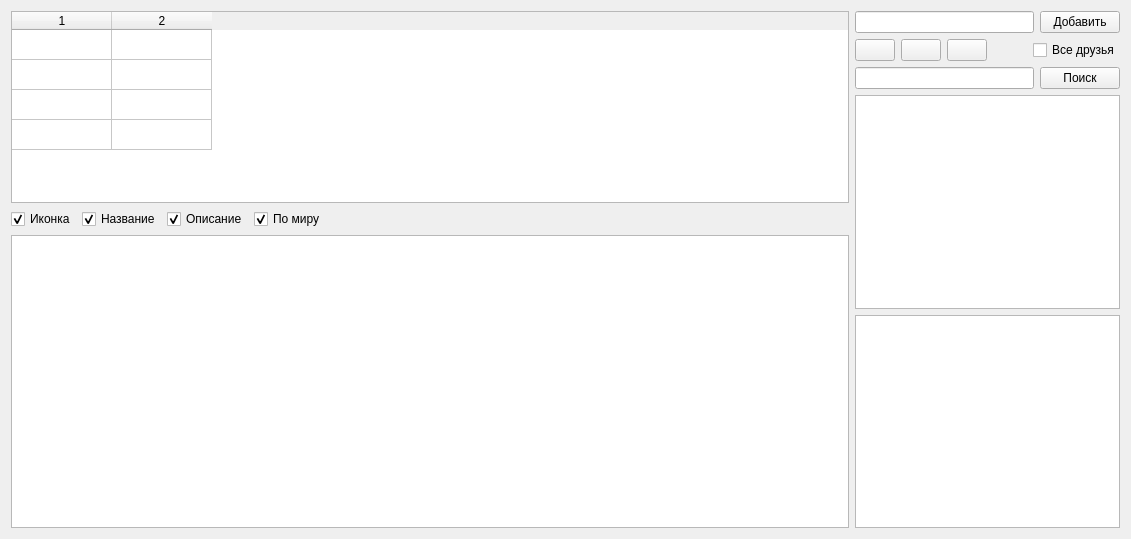
<?xml version="1.0" encoding="UTF-8"?>
<ui version="4.0">
 <class>FormAchievementsFriendsCompare</class>
 <widget class="QWidget" name="FormAchievementsFriendsCompare">
  <property name="geometry">
   <rect>
    <x>0</x>
    <y>0</y>
    <width>1131</width>
    <height>539</height>
   </rect>
  </property>
  <property name="windowTitle">
   <string>Form</string>
  </property>
  <layout class="QHBoxLayout" name="horizontalLayout_5">
   <item>
    <layout class="QVBoxLayout" name="verticalLayout_3">
     <item>
      <widget class="QTableWidget" name="TableWidgetFriends">
       <property name="sizePolicy">
        <sizepolicy hsizetype="Minimum" vsizetype="Minimum">
         <horstretch>0</horstretch>
         <verstretch>0</verstretch>
        </sizepolicy>
       </property>
       <property name="selectionBehavior">
        <enum>QAbstractItemView::SelectColumns</enum>
       </property>
       <property name="rowCount">
        <number>4</number>
       </property>
       <property name="columnCount">
        <number>2</number>
       </property>
       <attribute name="verticalHeaderVisible">
        <bool>false</bool>
       </attribute>
       <row/>
       <row/>
       <row/>
       <row/>
       <column/>
       <column/>
       <item row="0" column="1">
        <property name="text">
         <string/>
        </property>
       </item>
       <item row="1" column="1">
        <property name="text">
         <string/>
        </property>
        <property name="foreground">
         <brush brushstyle="CrossPattern">
          <color alpha="255">
           <red>0</red>
           <green>0</green>
           <blue>0</blue>
          </color>
         </brush>
        </property>
       </item>
      </widget>
     </item>
     <item>
      <layout class="QVBoxLayout" name="verticalLayout">
       <item>
        <layout class="QHBoxLayout" name="horizontalLayout">
         <item>
          <widget class="QCheckBox" name="CheckBoxCompareIcon">
           <property name="text">
            <string>Иконка</string>
           </property>
           <property name="checked">
            <bool>true</bool>
           </property>
          </widget>
         </item>
         <item>
          <widget class="QCheckBox" name="CheckBoxCompareTitle">
           <property name="text">
            <string>Название</string>
           </property>
           <property name="checked">
            <bool>true</bool>
           </property>
          </widget>
         </item>
         <item>
          <widget class="QCheckBox" name="CheckBoxCompareDescription">
           <property name="text">
            <string>Описание</string>
           </property>
           <property name="checked">
            <bool>true</bool>
           </property>
          </widget>
         </item>
         <item>
          <widget class="QCheckBox" name="CheckBoxCompareTotalPercent">
           <property name="text">
            <string>По миру</string>
           </property>
           <property name="checked">
            <bool>true</bool>
           </property>
          </widget>
         </item>
         <item>
          <spacer name="horizontalSpacer_4">
           <property name="orientation">
            <enum>Qt::Horizontal</enum>
           </property>
           <property name="sizeHint" stdset="0">
            <size>
             <width>40</width>
             <height>20</height>
            </size>
           </property>
          </spacer>
         </item>
        </layout>
       </item>
       <item>
        <widget class="FreezeTableWidget" name="TableViewCompare">
         <property name="sizePolicy">
          <sizepolicy hsizetype="Expanding" vsizetype="Expanding">
           <horstretch>0</horstretch>
           <verstretch>0</verstretch>
          </sizepolicy>
         </property>
        </widget>
       </item>
      </layout>
     </item>
    </layout>
   </item>
   <item>
    <layout class="QVBoxLayout" name="verticalLayout_2">
     <item>
      <layout class="QHBoxLayout" name="horizontalLayout_2">
       <item>
        <widget class="QLineEdit" name="lineEdit">
         <property name="sizePolicy">
          <sizepolicy hsizetype="Preferred" vsizetype="Fixed">
           <horstretch>0</horstretch>
           <verstretch>0</verstretch>
          </sizepolicy>
         </property>
        </widget>
       </item>
       <item>
        <widget class="QPushButton" name="pushButton">
         <property name="sizePolicy">
          <sizepolicy hsizetype="Maximum" vsizetype="Fixed">
           <horstretch>0</horstretch>
           <verstretch>0</verstretch>
          </sizepolicy>
         </property>
         <property name="text">
          <string>Добавить</string>
         </property>
        </widget>
       </item>
      </layout>
     </item>
     <item>
      <layout class="QHBoxLayout" name="horizontalLayout_4">
       <item>
        <widget class="QPushButton" name="pushButton_3">
         <property name="text">
          <string/>
         </property>
        </widget>
       </item>
       <item>
        <widget class="QPushButton" name="pushButton_4">
         <property name="text">
          <string/>
         </property>
        </widget>
       </item>
       <item>
        <widget class="QPushButton" name="pushButton_5">
         <property name="text">
          <string/>
         </property>
        </widget>
       </item>
       <item>
        <spacer name="horizontalSpacer">
         <property name="orientation">
          <enum>Qt::Horizontal</enum>
         </property>
         <property name="sizeType">
          <enum>QSizePolicy::Preferred</enum>
         </property>
         <property name="sizeHint" stdset="0">
          <size>
           <width>40</width>
           <height>20</height>
          </size>
         </property>
        </spacer>
       </item>
       <item>
        <widget class="QCheckBox" name="CheckBoxCompareAllFriends">
         <property name="text">
          <string>Все друзья</string>
         </property>
        </widget>
       </item>
      </layout>
     </item>
     <item>
      <layout class="QHBoxLayout" name="horizontalLayout_3">
       <item>
        <widget class="QLineEdit" name="lineEdit_2">
         <property name="sizePolicy">
          <sizepolicy hsizetype="Preferred" vsizetype="Fixed">
           <horstretch>0</horstretch>
           <verstretch>0</verstretch>
          </sizepolicy>
         </property>
        </widget>
       </item>
       <item>
        <widget class="QPushButton" name="pushButton_2">
         <property name="sizePolicy">
          <sizepolicy hsizetype="Maximum" vsizetype="Fixed">
           <horstretch>0</horstretch>
           <verstretch>0</verstretch>
          </sizepolicy>
         </property>
         <property name="text">
          <string>Поиск</string>
         </property>
        </widget>
       </item>
      </layout>
     </item>
     <item>
      <widget class="QListView" name="listView_2">
       <property name="sizePolicy">
        <sizepolicy hsizetype="Preferred" vsizetype="Expanding">
         <horstretch>0</horstretch>
         <verstretch>0</verstretch>
        </sizepolicy>
       </property>
      </widget>
     </item>
     <item>
      <widget class="QListView" name="listView">
       <property name="sizePolicy">
        <sizepolicy hsizetype="Preferred" vsizetype="Expanding">
         <horstretch>0</horstretch>
         <verstretch>0</verstretch>
        </sizepolicy>
       </property>
      </widget>
     </item>
    </layout>
   </item>
  </layout>
 </widget>
 <customwidgets>
  <customwidget>
   <class>FreezeTableWidget</class>
   <extends>QTableView</extends>
   <header>class\NotMine\freezetablewidget.h</header>
  </customwidget>
 </customwidgets>
 <resources/>
 <connections/>
</ui>
